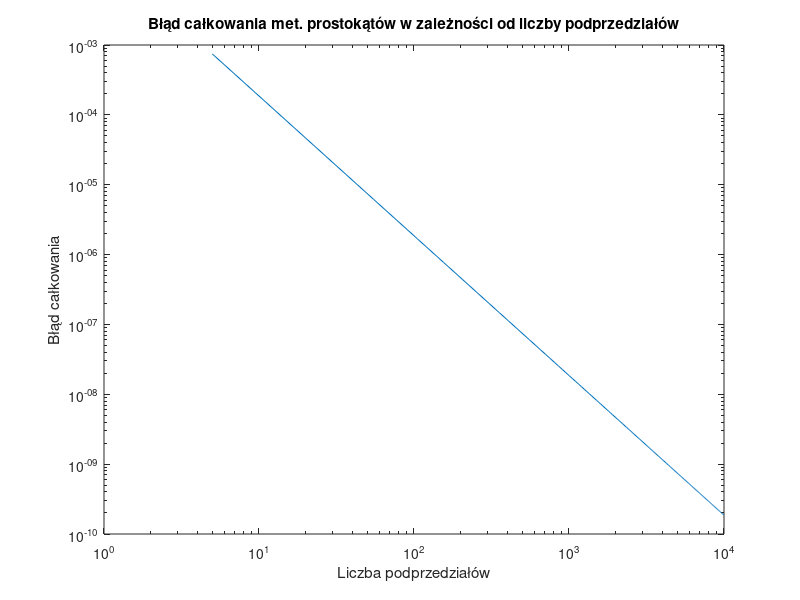

Write the MATLAB code that produced this figure.
function [integration_error, Nt, ft_5, integral_1000] = zadanie1()
    % Numeryczne całkowanie metodą prostokątów.
    % Nt - wektor zawierający liczby podprzedziałów całkowania
    % integration_error - integration_error(1,i) zawiera błąd całkowania wyznaczony
    %   dla liczby podprzedziałów równej Nt(i). Zakładając, że obliczona wartość całki
    %   dla Nt(i) liczby podprzedziałów całkowania wyniosła integration_result,
    %   to integration_error(1,i) = abs(integration_result - reference_value),
    %   gdzie reference_value jest wartością referencyjną całki.
    % ft_5 - gęstość funkcji prawdopodobieństwa dla n=5
    % integral_1000 - całka od 0 do 5 funkcji gęstości prawdopodobieństwa
    %   dla 1000 podprzedziałów całkowania

    reference_value = 0.0473612919396179; % wartość referencyjna całki

    Nt = 5:50:10^4;
	integration_result = [];
	integration_error = [];
	for i = 1:length(Nt)
		integration_result(i) = integral(@f, Nt(i));
		integration_error(i) = abs(integration_result(i) - reference_value);
	end

    ft_5 = f(5);
    integral_1000 = integral(@f, 1000);

	figure;
	loglog(Nt, integration_error);
	xlabel('Liczba podprzedziałów');
	ylabel('Błąd całkowania');
	title('Błąd całkowania met. prostokątów w zależności od liczby podprzedziałów');
	saveas(gcf, 'zadanie1.png');

end

function d = f(t)
	sigma = 3;
	u = 10;
	d = 1/(sigma*sqrt(2*pi)) * exp(-((t-u).^2)/(2*sigma^2));
end

function res = integral (f, N)
	a = 0;
	b = 5;
	h = (b-a)/N;
	res = 0;
	for i = 1:N
		x = a + (i-1)*h + a + i*h;
		res = res + f(x/2);
	end
	res = res*h;
end